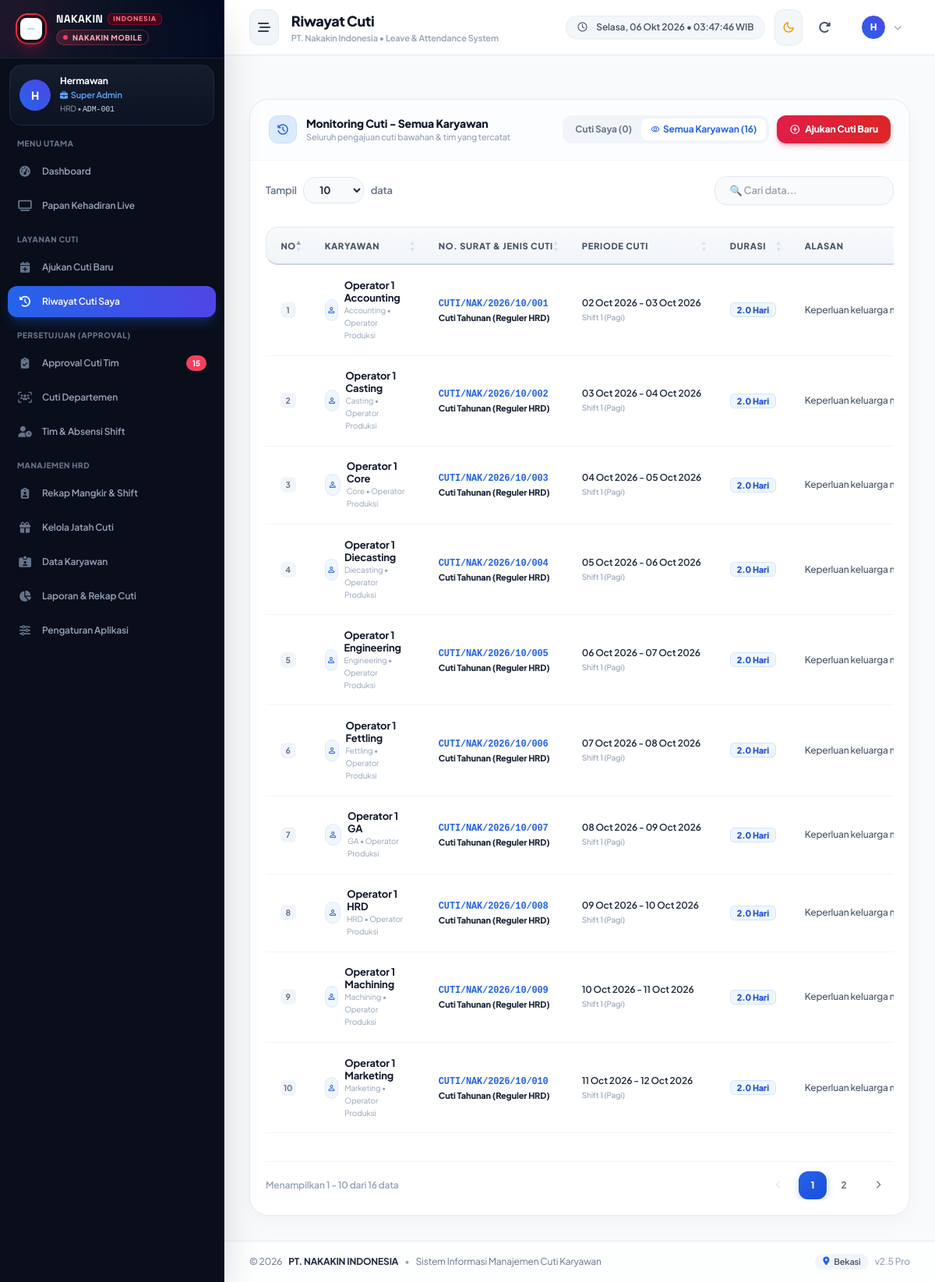
Page /index.php?page=leaves-my&scope=all (signed in) on the earlier database version.
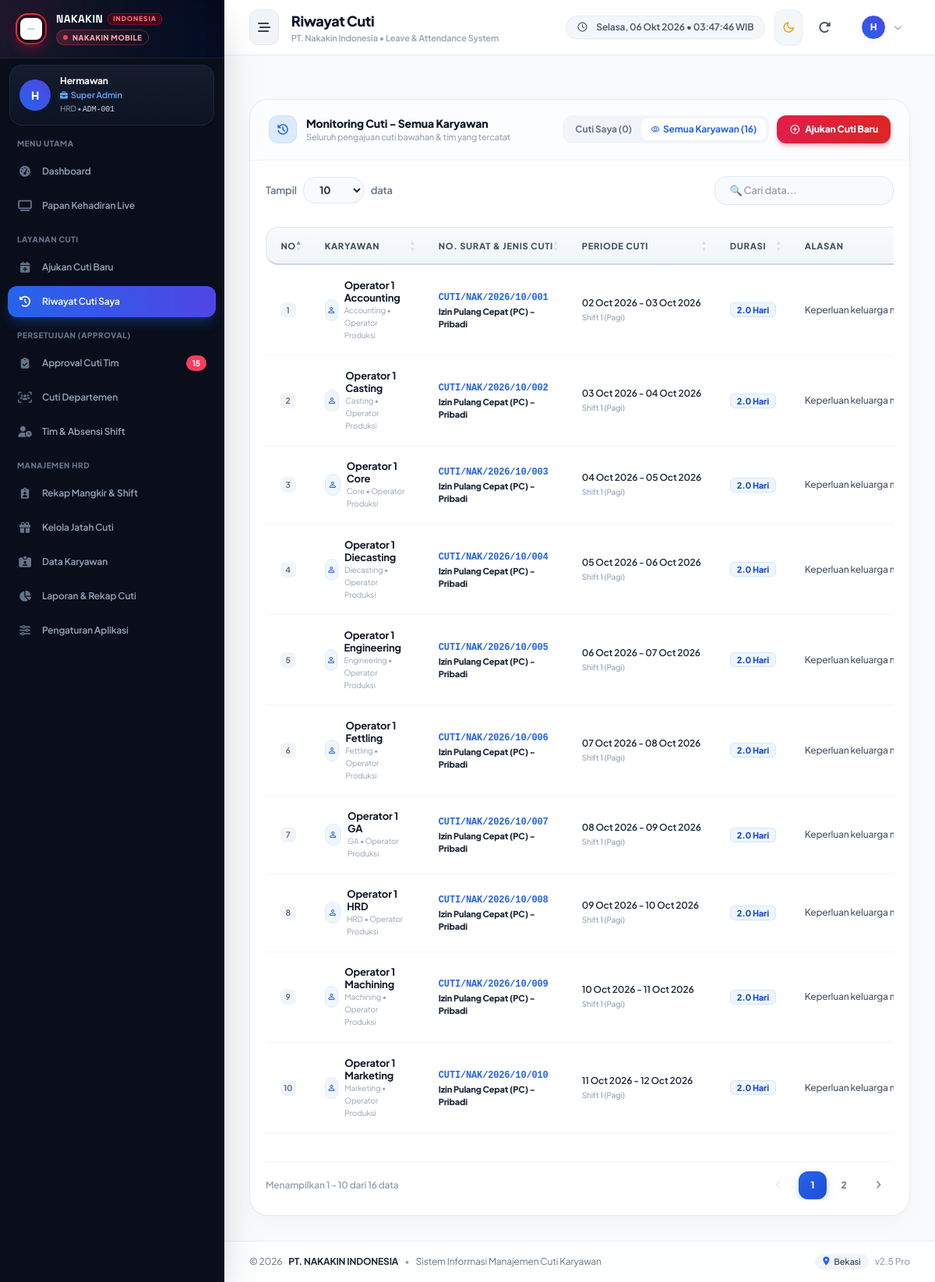
Same page on the later database version.
### tables this page shows
CREATE TABLE `pengajuan_cuti` (
  `id` int NOT NULL AUTO_INCREMENT,
  `nomor_surat` varchar(60) NOT NULL,
  `employee_id` int NOT NULL,
  `leave_type_id` int NOT NULL,
  `shift` enum('Shift 1','Shift 1 (Pagi)','Shift 2 (Malam)','Shift 2 (Maju)','Non-Shift') NOT NULL DEFAULT 'Shift 1 (Pagi)',
  `tanggal_mulai` date NOT NULL,
  `tanggal_selesai` date NOT NULL,
  `jam_mulai` time DEFAULT NULL,
  `jam_selesai` time DEFAULT NULL,
  `total_hari` decimal(4,1) NOT NULL DEFAULT '1.0',
  `alasan` text NOT NULL,
  `alamat_selama_cuti` text,
  `kontak_darurat` varchar(50) DEFAULT NULL,
  `attachment` varchar(255) DEFAULT NULL,
  `status` enum('pending','approved','rejected','cancelled') NOT NULL DEFAULT 'pending',
  `approved_by` int DEFAULT NULL COMMENT 'ID User Atasan yang menyetujui/menolak',
  `approved_at` datetime DEFAULT NULL,
  `rejection_reason` text,
  `catatan_atasan` text,
  `created_at` datetime DEFAULT CURRENT_TIMESTAMP,
  `updated_at` datetime DEFAULT CURRENT_TIMESTAMP ON UPDATE CURRENT_TIMESTAMP,
  `approval_step` varchar(30) NOT NULL DEFAULT 'pending_spv' COMMENT 'pending_spv, pending_manager, pending_hrd, approved, rejected, cancelled',
  `spv_id` int DEFAULT NULL,
  `spv_at` datetime DEFAULT NULL,
  `spv_notes` text,
  `manager_id` int DEFAULT NULL,
  `manager_at` datetime DEFAULT NULL,
  `manager_notes` text,
  `hrd_id` int DEFAULT NULL,
  `hrd_at` datetime DEFAULT NULL,
  `hrd_notes` text,
  `notif_read` tinyint(1) NOT NULL DEFAULT '0',
  PRIMARY KEY (`id`),
  UNIQUE KEY `nomor_surat` (`nomor_surat`),
  KEY `employee_id` (`employee_id`),
  KEY `leave_type_id` (`leave_type_id`),
  KEY `approved_by` (`approved_by`),
  CONSTRAINT `pengajuan_cuti_ibfk_1` FOREIGN KEY (`employee_id`) REFERENCES `karyawan` (`id`) ON DELETE CASCADE,
  CONSTRAINT `pengajuan_cuti_ibfk_2` FOREIGN KEY (`leave_type_id`) REFERENCES `jenis_cuti` (`id`) ON DELETE CASCADE,
  CONSTRAINT `pengajuan_cuti_ibfk_3` FOREIGN KEY (`approved_by`) REFERENCES `karyawan` (`id`) ON DELETE SET NULL
);

CREATE TABLE `jenis_cuti` (
  `id` int NOT NULL AUTO_INCREMENT,
  `nama_cuti` varchar(100) NOT NULL,
  `kategori` varchar(50) NOT NULL DEFAULT 'Cuti Reguler',
  `kode` varchar(20) NOT NULL,
  `durasi_maksimal` varchar(50) DEFAULT '1 Hari',
  `deskripsi` text,
  `potong_kuota` tinyint(1) NOT NULL DEFAULT '0',
  `potong_gaji` tinyint(1) NOT NULL DEFAULT '0',
  `max_hari_default` int NOT NULL DEFAULT '12',
  `butuh_lampiran` tinyint(1) NOT NULL DEFAULT '0',
  `wewenang_approval` varchar(100) DEFAULT 'Leader & Spv Dept',
  `catatan_khusus` text,
  `created_at` datetime DEFAULT CURRENT_TIMESTAMP,
  PRIMARY KEY (`id`),
  UNIQUE KEY `kode` (`kode`)
);

CREATE TABLE `karyawan` (
  `id` int NOT NULL AUTO_INCREMENT,
  `nik` varchar(50) NOT NULL,
  `nama_lengkap` varchar(150) NOT NULL,
  `email` varchar(120) NOT NULL,
  `password` varchar(255) NOT NULL,
  `role` varchar(50) NOT NULL DEFAULT 'operator',
  `departemen_id` int NOT NULL,
  `jabatan_id` int NOT NULL,
  `current_shift` enum('Shift 1','Shift 1 (Pagi)','Shift 2 (Malam)','Shift 2 (Maju)') NOT NULL DEFAULT 'Shift 1 (Pagi)',
  `tanggal_masuk` date NOT NULL,
  `kuota_cuti` decimal(4,1) NOT NULL DEFAULT '12.0',
  `cuti_terpakai` decimal(4,1) NOT NULL DEFAULT '0.0',
  `sisa_cuti` decimal(4,1) NOT NULL DEFAULT '12.0',
  `jenis_kelamin` enum('Laki-laki','Perempuan') NOT NULL DEFAULT 'Laki-laki',
  `agama` varchar(50) NOT NULL DEFAULT 'Islam',
  `status_pernikahan` enum('Belum Menikah','Menikah','Duda','Janda') NOT NULL DEFAULT 'Belum Menikah',
  `no_hp` varchar(30) DEFAULT NULL,
  `alamat` text,
  `foto` varchar(255) DEFAULT NULL,
  `status_aktif` enum('Aktif','Non-Aktif') NOT NULL DEFAULT 'Aktif',
  `created_at` datetime DEFAULT CURRENT_TIMESTAMP,
  `updated_at` datetime DEFAULT CURRENT_TIMESTAMP ON UPDATE CURRENT_TIMESTAMP,
  PRIMARY KEY (`id`),
  UNIQUE KEY `nik` (`nik`),
  UNIQUE KEY `email` (`email`),
  KEY `departemen_id` (`departemen_id`),
  KEY `jabatan_id` (`jabatan_id`),
  CONSTRAINT `karyawan_ibfk_1` FOREIGN KEY (`departemen_id`) REFERENCES `departemen` (`id`) ON DELETE CASCADE,
  CONSTRAINT `karyawan_ibfk_2` FOREIGN KEY (`jabatan_id`) REFERENCES `jabatan` (`id`) ON DELETE CASCADE
);

CREATE TABLE `departemen` (
  `id` int NOT NULL AUTO_INCREMENT,
  `kode_dept` varchar(20) NOT NULL,
  `nama_dept` varchar(100) NOT NULL,
  `deskripsi` text,
  `created_at` datetime DEFAULT CURRENT_TIMESTAMP,
  PRIMARY KEY (`id`),
  UNIQUE KEY `kode_dept` (`kode_dept`)
);

CREATE TABLE `jabatan` (
  `id` int NOT NULL AUTO_INCREMENT,
  `nama_jabatan` varchar(100) NOT NULL,
  `level_hierarki` int NOT NULL DEFAULT '1' COMMENT '1: Operator, 2: Staff, 3: Leader, 4: Supervisor, 5: Assistant Manager, 6: Manager, 7: HRD Admin',
  `created_at` datetime DEFAULT CURRENT_TIMESTAMP,
  PRIMARY KEY (`id`)
);

### config/session.php (called while the page is built, shortened)
<?php
function getCurrentUser() {
    $pdo = getDbConnection();
    $stmt = $pdo->prepare("
        SELECT e.*, d.nama_dept, d.kode_dept, p.nama_jabatan, p.level_hierarki
        FROM karyawan e
        JOIN departemen d ON e.departemen_id = d.id
        JOIN jabatan p ON e.jabatan_id = p.id
        WHERE e.id = ? AND e.status_aktif = 'Aktif'
    ");
    $stmt->execute([$_SESSION['user_id']]);
    return $stmt->fetch();
}

### views/leaves/index.php (the view, shortened to what the changed rows need)
<?php
require_once __DIR__ . '/../layouts/header.php';
$pdo = getDbConnection();
$userId = (int)$currentUser['id'];
$hierarki = (int)($currentUser['level_hierarki'] ?? 1);
$canApprove = in_array($currentUser['role'] ?? '', ['leader', 'supervisor', 'manager', 'hrd', 'admin', 'superadmin']) || $hierarki >= 3;
$isManagerOrAdmin = in_array($currentUser['role'] ?? '', ['manager', 'hrd', 'admin', 'superadmin']) || $hierarki >= 5;
$selectedScope = $_GET['scope'] ?? 'my';
$stmtMy = $pdo->prepare("
    SELECT lr.*, lt.nama_cuti, lt.potong_kuota, lt.kode as kode_cuti,
           k.nama_lengkap, k.nik, k.foto as employee_foto,
           d.nama_dept, d.kode_dept,
           jb.nama_jabatan,
           ap.nama_lengkap as nama_atasan, ap.nik as nik_atasan
    FROM pengajuan_cuti lr
    JOIN karyawan k ON lr.employee_id = k.id
    JOIN departemen d ON k.departemen_id = d.id
    JOIN jabatan jb ON k.jabatan_id = jb.id
    JOIN jenis_cuti lt ON lr.leave_type_id = lt.id
    LEFT JOIN karyawan ap ON lr.approved_by = ap.id
    WHERE lr.employee_id = ?
    ORDER BY lr.created_at DESC
");
$stmtMy->execute([$userId]);
$myLeaves = $stmtMy->fetchAll();
$teamLeaves = [];
if ($canApprove) {
    if ($isManagerOrAdmin) {
        $stmtTeam = $pdo->prepare("
            SELECT lr.*, lt.nama_cuti, lt.potong_kuota, lt.kode as kode_cuti,
                   k.nama_lengkap, k.nik, k.foto as employee_foto,
                   d.nama_dept, d.kode_dept,
                   jb.nama_jabatan,
                   ap.nama_lengkap as nama_atasan, ap.nik as nik_atasan
            FROM pengajuan_cuti lr
            JOIN karyawan k ON lr.employee_id = k.id
            JOIN departemen d ON k.departemen_id = d.id
            JOIN jabatan jb ON k.jabatan_id = jb.id
            JOIN jenis_cuti lt ON lr.leave_type_id = lt.id
            LEFT JOIN karyawan ap ON lr.approved_by = ap.id
            ORDER BY lr.created_at DESC
        ");
        $stmtTeam->execute();
    }
    $teamLeaves = $stmtTeam->fetchAll();
}
$leaves = ($selectedScope === 'all' && $canApprove) ? $teamLeaves : $myLeaves;
?>
<div class="w-full space-y-4 sm:space-y-6">
    <div class="hidden lg:block bg-white rounded-3xl border border-slate-200/80 shadow-[0_10px_30px_-5px_rgba(0,0,0,0.04)] overflow-hidden">
        <div class="p-5">
            <div class="overflow-x-auto">
                <table class="w-full text-left text-xs datatable">
                    <thead>
                        <tr>
                            <th class="text-center w-8">No</th>
                            <?php if ($selectedScope === 'all' && $canApprove): ?>
                                <th>Karyawan</th>
                            <?php endif; ?>
                            <th>No. Surat & Jenis Cuti</th>
                            <th>Periode Cuti</th>
                            <th class="text-center">Durasi</th>
                            <th class="max-w-[200px]">Alasan</th>
                        </tr>
                    </thead>
                    <tbody>
                        <?php $no = 1; foreach ($leaves as $leave):
                            $tglMulaiFormatted = date('d M Y', strtotime($leave['tanggal_mulai']));
                            $tglSelesaiFormatted = date('d M Y', strtotime($leave['tanggal_selesai']));
                            $periodeText = ($leave['tanggal_mulai'] === $leave['tanggal_selesai']) ? $tglMulaiFormatted : "$tglMulaiFormatted - $tglSelesaiFormatted";
                            $durasiText = ($leave['total_hari'] == 0.5) ? '0.5 Hari' : $leave['total_hari'] . ' Hari';
                        ?>
                            <tr class="hover:bg-slate-50/60 dark:hover:bg-slate-800/60 transition">
                                <td class="text-center py-2.5">
                                    <span class="w-5 h-5 rounded-md bg-slate-100 dark:bg-slate-800 inline-flex items-center justify-center text-[10.5px] text-slate-500 dark:text-slate-400 font-bold">
                                        <?= $no++ ?>
                                    </span>
                                </td>
                                <?php if ($selectedScope === 'all' && $canApprove): ?>
                                    <td class="py-2.5">
                                        <div class="flex items-center gap-2">
                                            <div class="w-7 h-7 rounded-full bg-blue-50 dark:bg-blue-950/60 text-blue-600 dark:text-blue-400 flex items-center justify-center font-bold text-xs border border-blue-100 dark:border-blue-900">
                                                <span class="material-symbols-rounded text-xs">person</span>
                                            </div>
                                            <div>
                                                <div class="font-bold text-slate-900 dark:text-white"><?= htmlspecialchars($leave['nama_lengkap']) ?></div>
                                                <div class="text-[10px] text-slate-400 dark:text-slate-500"><?= htmlspecialchars($leave['nama_dept']) ?> &bull; <?= htmlspecialchars($leave['nama_jabatan']) ?></div>
                                            </div>
                                        </div>
                                    </td>
                                <?php endif; ?>
                                <td class="py-2.5">
                                    <div class="space-y-0.5">
                                        <a href="<?= BASE_URL ?>/index.php?page=leave-detail&id=<?= $leave['id'] ?>" class="font-mono font-bold text-blue-600 dark:text-blue-400 hover:text-blue-800 text-xs inline-block">
                                            <?= htmlspecialchars($leave['nomor_surat']) ?>
                                        </a>
                                        <div class="text-[11px] font-extrabold text-slate-800 dark:text-slate-200"><?= htmlspecialchars($leave['nama_cuti']) ?></div>
                                    </div>
                                </td>
                                <td class="py-2.5 whitespace-nowrap">
                                    <div class="space-y-0.5">
                                        <div class="font-semibold text-slate-800 dark:text-slate-200 text-xs"><?= $periodeText ?></div>
                                        <?php if (!empty($leave['shift'])): ?>
                                            <div class="text-[10px] text-slate-400 dark:text-slate-500 font-medium"><?= htmlspecialchars($leave['shift']) ?></div>
                                        <?php endif; ?>
                                    </div>
                                </td>
                                <td class="text-center py-2.5 whitespace-nowrap">
                                    <span class="px-2 py-0.5 rounded-md bg-blue-50 dark:bg-blue-950/60 text-blue-700 dark:text-blue-400 font-black text-[11px] border border-blue-200/60 dark:border-blue-900">
                                        <?= $durasiText ?>
                                    </span>
                                </td>
                                <td class="max-w-[200px] py-2.5">
                                    <div class="truncate text-slate-600 dark:text-slate-300 font-medium text-xs" title="<?= htmlspecialchars($leave['alasan']) ?>">
                                        <?= htmlspecialchars($leave['alasan']) ?>
                                    </div>
                                </td>
                            </tr>
                        <?php endforeach; ?>
                    </tbody>
                </table>
            </div>
        </div>
    </div>
</div>
<?php require_once __DIR__ . '/../layouts/footer.php'; ?>

Differences in the rows shown:
changed through a linked row, pengajuan_cuti "CUTI/NAK/2026/10/001": leave_type.nama_cuti "Cuti Tahunan (Reguler HRD)" → "Izin Pulang Cepat (PC) - Pribadi"
changed through a linked row, pengajuan_cuti "CUTI/NAK/2026/10/002": leave_type.nama_cuti "Cuti Tahunan (Reguler HRD)" → "Izin Pulang Cepat (PC) - Pribadi"
changed through a linked row, pengajuan_cuti "CUTI/NAK/2026/10/003": leave_type.nama_cuti "Cuti Tahunan (Reguler HRD)" → "Izin Pulang Cepat (PC) - Pribadi"
changed through a linked row, pengajuan_cuti "CUTI/NAK/2026/10/004": leave_type.nama_cuti "Cuti Tahunan (Reguler HRD)" → "Izin Pulang Cepat (PC) - Pribadi"
changed through a linked row, pengajuan_cuti "CUTI/NAK/2026/10/005": leave_type.nama_cuti "Cuti Tahunan (Reguler HRD)" → "Izin Pulang Cepat (PC) - Pribadi"
changed through a linked row, pengajuan_cuti "CUTI/NAK/2026/10/006": leave_type.nama_cuti "Cuti Tahunan (Reguler HRD)" → "Izin Pulang Cepat (PC) - Pribadi"
changed through a linked row, pengajuan_cuti "CUTI/NAK/2026/10/007": leave_type.nama_cuti "Cuti Tahunan (Reguler HRD)" → "Izin Pulang Cepat (PC) - Pribadi"
changed through a linked row, pengajuan_cuti "CUTI/NAK/2026/10/008": leave_type.nama_cuti "Cuti Tahunan (Reguler HRD)" → "Izin Pulang Cepat (PC) - Pribadi"
changed through a linked row, pengajuan_cuti "CUTI/NAK/2026/10/009": leave_type.nama_cuti "Cuti Tahunan (Reguler HRD)" → "Izin Pulang Cepat (PC) - Pribadi"
changed through a linked row, pengajuan_cuti "CUTI/NAK/2026/10/010": leave_type.nama_cuti "Cuti Tahunan (Reguler HRD)" → "Izin Pulang Cepat (PC) - Pribadi"
